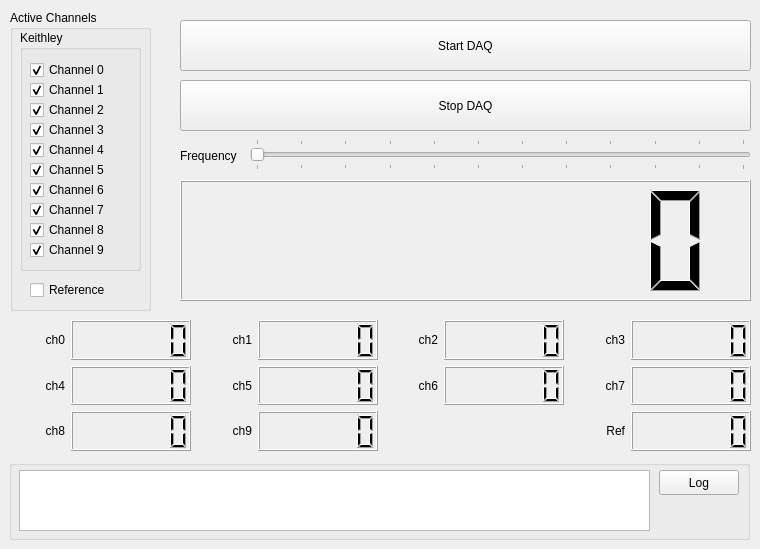
    <widget class="QWidget" name="DAQ">
     <attribute name="title">
      <string>DAQ</string>
     </attribute>
     <widget class="QGroupBox" name="DAQActiveChannelsGrpBox">
      <property name="enabled">
       <bool>true</bool>
      </property>
      <property name="geometry">
       <rect>
        <x>10</x>
        <y>10</y>
        <width>141</width>
        <height>301</height>
       </rect>
      </property>
      <property name="title">
       <string>Active Channels</string>
      </property>
      <widget class="QGroupBox" name="DAQKeithlyGrpBox">
       <property name="enabled">
        <bool>true</bool>
       </property>
       <property name="geometry">
        <rect>
         <x>10</x>
         <y>20</y>
         <width>121</width>
         <height>241</height>
        </rect>
       </property>
       <property name="title">
        <string>Keithley</string>
       </property>
       <widget class="QCheckBox" name="DAQChannel0">
        <property name="geometry">
         <rect>
          <x>10</x>
          <y>30</y>
          <width>101</width>
          <height>20</height>
         </rect>
        </property>
        <property name="text">
         <string>Channel 0</string>
        </property>
        <property name="checked">
         <bool>true</bool>
        </property>
       </widget>
       <widget class="QCheckBox" name="DAQChannel1">
        <property name="geometry">
         <rect>
          <x>10</x>
          <y>50</y>
          <width>101</width>
          <height>20</height>
         </rect>
        </property>
        <property name="text">
         <string>Channel 1</string>
        </property>
        <property name="checked">
         <bool>true</bool>
        </property>
       </widget>
       <widget class="QCheckBox" name="DAQChannel2">
        <property name="geometry">
         <rect>
          <x>10</x>
          <y>70</y>
          <width>101</width>
          <height>20</height>
         </rect>
        </property>
        <property name="text">
         <string>Channel 2</string>
        </property>
        <property name="checked">
         <bool>true</bool>
        </property>
       </widget>
       <widget class="QCheckBox" name="DAQChannel3">
        <property name="geometry">
         <rect>
          <x>10</x>
          <y>90</y>
          <width>101</width>
          <height>20</height>
         </rect>
        </property>
        <property name="text">
         <string>Channel 3</string>
        </property>
        <property name="checked">
         <bool>true</bool>
        </property>
       </widget>
       <widget class="QCheckBox" name="DAQChannel4">
        <property name="geometry">
         <rect>
          <x>10</x>
          <y>110</y>
          <width>101</width>
          <height>20</height>
         </rect>
        </property>
        <property name="text">
         <string>Channel 4</string>
        </property>
        <property name="checked">
         <bool>true</bool>
        </property>
       </widget>
       <widget class="QCheckBox" name="DAQChannel5">
        <property name="geometry">
         <rect>
          <x>10</x>
          <y>130</y>
          <width>101</width>
          <height>20</height>
         </rect>
        </property>
        <property name="text">
         <string>Channel 5</string>
        </property>
        <property name="checked">
         <bool>true</bool>
        </property>
       </widget>
       <widget class="QCheckBox" name="DAQChannel6">
        <property name="geometry">
         <rect>
          <x>10</x>
          <y>150</y>
          <width>101</width>
          <height>20</height>
         </rect>
        </property>
        <property name="text">
         <string>Channel 6</string>
        </property>
        <property name="checked">
         <bool>true</bool>
        </property>
       </widget>
       <widget class="QCheckBox" name="DAQChannel7">
        <property name="geometry">
         <rect>
          <x>10</x>
          <y>170</y>
          <width>101</width>
          <height>20</height>
         </rect>
        </property>
        <property name="text">
         <string>Channel 7</string>
        </property>
        <property name="checked">
         <bool>true</bool>
        </property>
       </widget>
       <widget class="QCheckBox" name="DAQChannel8">
        <property name="geometry">
         <rect>
          <x>10</x>
          <y>190</y>
          <width>101</width>
          <height>20</height>
         </rect>
        </property>
        <property name="text">
         <string>Channel 8</string>
        </property>
        <property name="checked">
         <bool>true</bool>
        </property>
       </widget>
       <widget class="QCheckBox" name="DAQChannel9">
        <property name="geometry">
         <rect>
          <x>10</x>
          <y>210</y>
          <width>101</width>
          <height>20</height>
         </rect>
        </property>
        <property name="text">
         <string>Channel 9</string>
        </property>
        <property name="checked">
         <bool>true</bool>
        </property>
       </widget>
      </widget>
      <widget class="QCheckBox" name="DAQReference">
       <property name="geometry">
        <rect>
         <x>20</x>
         <y>270</y>
         <width>101</width>
         <height>20</height>
        </rect>
       </property>
       <property name="text">
        <string>Reference</string>
       </property>
      </widget>
     </widget>
     <widget class="QPushButton" name="StopDAQButton">
      <property name="geometry">
       <rect>
        <x>180</x>
        <y>80</y>
        <width>571</width>
        <height>51</height>
       </rect>
      </property>
      <property name="text">
       <string>Stop DAQ</string>
      </property>
     </widget>
     <widget class="QPushButton" name="StartDAQButton">
      <property name="geometry">
       <rect>
        <x>180</x>
        <y>20</y>
        <width>571</width>
        <height>51</height>
       </rect>
      </property>
      <property name="text">
       <string>Start DAQ</string>
      </property>
     </widget>
     <widget class="QLCDNumber" name="DAQTimeLCD">
      <property name="geometry">
       <rect>
        <x>180</x>
        <y>180</y>
        <width>571</width>
        <height>121</height>
       </rect>
      </property>
      <property name="numDigits">
       <number>8</number>
      </property>
      <property name="segmentStyle">
       <enum>QLCDNumber::Filled</enum>
      </property>
     </widget>
     <widget class="QWidget" name="gridLayoutWidget_2">
      <property name="geometry">
       <rect>
        <x>10</x>
        <y>320</y>
        <width>741</width>
        <height>131</height>
       </rect>
      </property>
      <layout class="QGridLayout" name="TempDisplayGrid">
       <item row="0" column="1">
        <widget class="QLabel" name="Channel0Label">
         <property name="text">
          <string>ch0</string>
         </property>
         <property name="alignment">
          <set>Qt::AlignRight|Qt::AlignTrailing|Qt::AlignVCenter</set>
         </property>
        </widget>
       </item>
       <item row="0" column="2">
        <widget class="QLCDNumber" name="Channel0Display">
         <property name="minimumSize">
          <size>
           <width>120</width>
           <height>0</height>
          </size>
         </property>
         <property name="numDigits">
          <number>6</number>
         </property>
         <property name="segmentStyle">
          <enum>QLCDNumber::Filled</enum>
         </property>
        </widget>
       </item>
       <item row="0" column="3">
        <widget class="QLabel" name="Channel1Label">
         <property name="text">
          <string>ch1</string>
         </property>
         <property name="alignment">
          <set>Qt::AlignRight|Qt::AlignTrailing|Qt::AlignVCenter</set>
         </property>
        </widget>
       </item>
       <item row="0" column="4">
        <widget class="QLCDNumber" name="Channel1Display">
         <property name="minimumSize">
          <size>
           <width>120</width>
           <height>0</height>
          </size>
         </property>
         <property name="numDigits">
          <number>6</number>
         </property>
         <property name="segmentStyle">
          <enum>QLCDNumber::Filled</enum>
         </property>
        </widget>
       </item>
       <item row="0" column="5">
        <widget class="QLabel" name="Channel2Label">
         <property name="text">
          <string>ch2</string>
         </property>
         <property name="alignment">
          <set>Qt::AlignRight|Qt::AlignTrailing|Qt::AlignVCenter</set>
         </property>
        </widget>
       </item>
       <item row="0" column="7">
        <widget class="QLabel" name="Channel3Label">
         <property name="text">
          <string>ch3</string>
         </property>
         <property name="alignment">
          <set>Qt::AlignRight|Qt::AlignTrailing|Qt::AlignVCenter</set>
         </property>
        </widget>
       </item>
       <item row="0" column="8">
        <widget class="QLCDNumber" name="Channel3Display">
         <property name="minimumSize">
          <size>
           <width>120</width>
           <height>0</height>
          </size>
         </property>
         <property name="numDigits">
          <number>6</number>
         </property>
         <property name="segmentStyle">
          <enum>QLCDNumber::Filled</enum>
         </property>
        </widget>
       </item>
       <item row="1" column="6">
        <widget class="QLCDNumber" name="Channel6Display">
         <property name="minimumSize">
          <size>
           <width>120</width>
           <height>0</height>
          </size>
         </property>
         <property name="numDigits">
          <number>6</number>
         </property>
         <property name="segmentStyle">
          <enum>QLCDNumber::Filled</enum>
         </property>
        </widget>
       </item>
       <item row="1" column="8">
        <widget class="QLCDNumber" name="Channel7Display">
         <property name="minimumSize">
          <size>
           <width>120</width>
           <height>0</height>
          </size>
         </property>
         <property name="numDigits">
          <number>6</number>
         </property>
         <property name="segmentStyle">
          <enum>QLCDNumber::Filled</enum>
         </property>
        </widget>
       </item>
       <item row="1" column="4">
        <widget class="QLCDNumber" name="Channel5Display">
         <property name="minimumSize">
          <size>
           <width>120</width>
           <height>0</height>
          </size>
         </property>
         <property name="numDigits">
          <number>6</number>
         </property>
         <property name="segmentStyle">
          <enum>QLCDNumber::Filled</enum>
         </property>
        </widget>
       </item>
       <item row="1" column="2">
        <widget class="QLCDNumber" name="Channel4Display">
         <property name="minimumSize">
          <size>
           <width>120</width>
           <height>0</height>
          </size>
         </property>
         <property name="numDigits">
          <number>6</number>
         </property>
         <property name="segmentStyle">
          <enum>QLCDNumber::Filled</enum>
         </property>
        </widget>
       </item>
       <item row="1" column="5">
        <widget class="QLabel" name="Channel6Label">
         <property name="text">
          <string>ch6</string>
         </property>
         <property name="alignment">
          <set>Qt::AlignRight|Qt::AlignTrailing|Qt::AlignVCenter</set>
         </property>
        </widget>
       </item>
       <item row="0" column="6">
        <widget class="QLCDNumber" name="Channel2Display">
         <property name="minimumSize">
          <size>
           <width>120</width>
           <height>0</height>
          </size>
         </property>
         <property name="numDigits">
          <number>6</number>
         </property>
         <property name="segmentStyle">
          <enum>QLCDNumber::Filled</enum>
         </property>
        </widget>
       </item>
       <item row="1" column="7">
        <widget class="QLabel" name="Channel7Label">
         <property name="text">
          <string>ch7</string>
         </property>
         <property name="alignment">
          <set>Qt::AlignRight|Qt::AlignTrailing|Qt::AlignVCenter</set>
         </property>
        </widget>
       </item>
       <item row="1" column="1">
        <widget class="QLabel" name="Channel4Label">
         <property name="text">
          <string>ch4</string>
         </property>
         <property name="alignment">
          <set>Qt::AlignRight|Qt::AlignTrailing|Qt::AlignVCenter</set>
         </property>
        </widget>
       </item>
       <item row="1" column="3">
        <widget class="QLabel" name="Channel5Label">
         <property name="text">
          <string>ch5</string>
         </property>
         <property name="alignment">
          <set>Qt::AlignRight|Qt::AlignTrailing|Qt::AlignVCenter</set>
         </property>
        </widget>
       </item>
       <item row="2" column="1">
        <widget class="QLabel" name="Channel8Label">
         <property name="text">
          <string>ch8</string>
         </property>
         <property name="alignment">
          <set>Qt::AlignRight|Qt::AlignTrailing|Qt::AlignVCenter</set>
         </property>
        </widget>
       </item>
       <item row="2" column="2">
        <widget class="QLCDNumber" name="Channel8Display">
         <property name="minimumSize">
          <size>
           <width>120</width>
           <height>0</height>
          </size>
         </property>
         <property name="numDigits">
          <number>6</number>
         </property>
         <property name="segmentStyle">
          <enum>QLCDNumber::Filled</enum>
         </property>
        </widget>
       </item>
       <item row="2" column="4">
        <widget class="QLCDNumber" name="Channel9Display">
         <property name="minimumSize">
          <size>
           <width>120</width>
           <height>0</height>
          </size>
         </property>
         <property name="numDigits">
          <number>6</number>
         </property>
         <property name="segmentStyle">
          <enum>QLCDNumber::Filled</enum>
         </property>
        </widget>
       </item>
       <item row="2" column="8">
        <widget class="QLCDNumber" name="RefDisplay">
         <property name="minimumSize">
          <size>
           <width>120</width>
           <height>0</height>
          </size>
         </property>
         <property name="numDigits">
          <number>6</number>
         </property>
         <property name="segmentStyle">
          <enum>QLCDNumber::Filled</enum>
         </property>
        </widget>
       </item>
       <item row="2" column="7">
        <widget class="QLabel" name="RefLabel">
         <property name="text">
          <string>Ref</string>
         </property>
         <property name="alignment">
          <set>Qt::AlignRight|Qt::AlignTrailing|Qt::AlignVCenter</set>
         </property>
        </widget>
       </item>
       <item row="2" column="3">
        <widget class="QLabel" name="Channel9Label">
         <property name="text">
          <string>ch9</string>
         </property>
         <property name="alignment">
          <set>Qt::AlignRight|Qt::AlignTrailing|Qt::AlignVCenter</set>
         </property>
        </widget>
       </item>
      </layout>
     </widget>
     <widget class="QGroupBox" name="groupBox_6">
      <property name="geometry">
       <rect>
        <x>9</x>
        <y>460</y>
        <width>741</width>
        <height>80</height>
       </rect>
      </property>
      <property name="title">
       <string/>
      </property>
      <widget class="QPlainTextEdit" name="logEdit">
       <property name="geometry">
        <rect>
         <x>10</x>
         <y>10</y>
         <width>631</width>
         <height>61</height>
        </rect>
       </property>
      </widget>
      <widget class="QPushButton" name="logButton">
       <property name="geometry">
        <rect>
         <x>650</x>
         <y>10</y>
         <width>80</width>
         <height>25</height>
        </rect>
       </property>
       <property name="text">
        <string>Log</string>
       </property>
      </widget>
     </widget>
     <widget class="QSlider" name="frequencySlider">
      <property name="geometry">
       <rect>
        <x>250</x>
        <y>139</y>
        <width>501</width>
        <height>31</height>
       </rect>
      </property>
      <property name="minimum">
       <number>10</number>
      </property>
      <property name="maximum">
       <number>120</number>
      </property>
      <property name="singleStep">
       <number>0</number>
      </property>
      <property name="tracking">
       <bool>false</bool>
      </property>
      <property name="orientation">
       <enum>Qt::Horizontal</enum>
      </property>
      <property name="tickPosition">
       <enum>QSlider::TicksBothSides</enum>
      </property>
     </widget>
     <widget class="QLabel" name="frequencyLabel">
      <property name="geometry">
       <rect>
        <x>180</x>
        <y>140</y>
        <width>71</width>
        <height>31</height>
       </rect>
      </property>
      <property name="text">
       <string>Frequency</string>
      </property>
     </widget>
    </widget>
